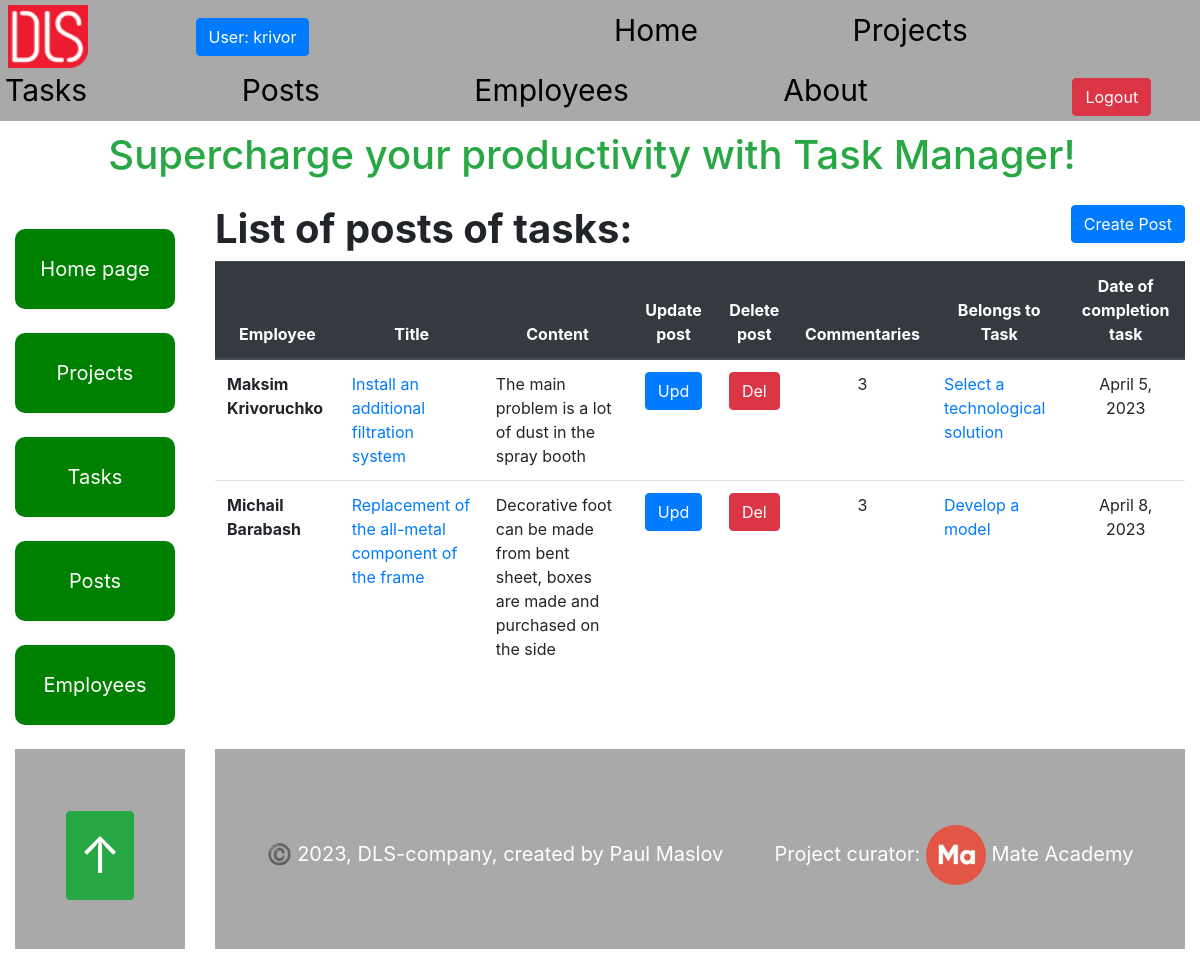
Page /post/ (signed in) on the committed database.
### task_manager/models.py (models this page shows, shortened)
class Employee(AbstractUser):
    position = models.ForeignKey(
        Position,
        null=True,
        blank=True,
        on_delete=models.CASCADE,
        related_name="employees"
    )
    class Meta:
        ordering = ["username"]
        verbose_name = "employee"
        verbose_name_plural = "employees"

class Post(models.Model):
    title = models.CharField(max_length=255)
    content = models.TextField(null=True, blank=True)
    created_time = models.DateTimeField(auto_now_add=True)
    owner = models.OneToOneField(
        settings.AUTH_USER_MODEL, on_delete=models.CASCADE, null=True,
        related_name="post"
    )
    task = models.ForeignKey(
        Task,
        on_delete=models.CASCADE,
        null=True,
        blank=True,
        related_name="post",
    )
    class Meta:
        ordering = ["created_time"]

class Task(models.Model):
    PRIORITY_CHOICES = (
        ("A", "Urgent"),
        ("B", "No_delay"),
        ("C", "Need"),
    )
    name = models.CharField(max_length=255)
    description = models.TextField(null=True, blank=True)
    created_time = models.DateTimeField(auto_now_add=True)
    deadline = models.DateField(null=True, blank=True)
    is_completed = models.BooleanField()
    priority = models.CharField(
        max_length=1,
        choices=PRIORITY_CHOICES,
        default="B"
    )
    project = models.ForeignKey(Project, on_delete=models.CASCADE, related_name="task")
    assignees = models.ManyToManyField(Employee, related_name="task")
    class Meta:
        ordering = ["deadline", "priority"]

### task_manager/views.py (the view)
# urls.py: path("post/", PostListView.as_view(), name="post-list"),
class PostListView(LoginRequiredMixin, generic.ListView):
    model = Post
    queryset = Post.objects.select_related(
        "owner"
    ).prefetch_related(
        "commentaries"
    ).order_by("created_time")
    paginate_by = 5

### templates/task_manager/post_list.html
{% extends "base.html" %}
{% block content %}
  <h1>
    <strong>List of posts of tasks:</strong>
    <a
      class="btn btn-primary"
      style="float: right"
      href="{% url 'task_manager:post-create' %}">
      Create Post
    </a>
  </h1>
  <table class="table">
  <thead class="thead-dark">
    <tr class="text-center">
      <th scope="col">Employee</th>
      <th scope="col">Title</th>
      <th scope="col">Content</th>
      <th scope="col">Update post</th>
      <th scope="col">Delete post</th>
      <th scope="col">Commentaries</th>
      <th scope="col">Belongs to Task</th>
      <th scope="col">Date of completion task</th>
    </tr>
  </thead>
  <tbody>
  {% for post in post_list %}
    <tr>
      <th scope="row">
        {{ post.owner.first_name }} {{ post.owner.last_name }}
      </th>
      <td><a href="{%  url 'task_manager:post-detail' pk=post.id %}">{{ post.title }}</a></td>
      <td>{{ post.content }}</td>
      <td class="text-center">
        <a class="btn btn-primary" href="{% url 'task_manager:post-update' pk=post.id %}">
          Upd
        </a>
      </td>
      <td class="text-center">
        <a class="btn btn-danger" href="{% url 'task_manager:post-delete' pk=post.id %}">
          Del
        </a>
      </td>
      <td class="text-center">{{ post.commentaries.all.count }}</td>
      <td><a href="{% url 'task_manager:task-detail' pk=post.task.id %}">{{ post.task.name }}</a></td>
      <td class="text-center">{{ post.task.deadline }}</td>
    </tr>
  {% endfor %}
  </tbody>
  </table>
{% endblock %}

### templates/includes/navigation.html (shortened to what this page needs)
{% load static %}
<div class="header">
  <span class="logo">
    <a href="https://dls.ua/">
      <img src="{% static 'images/logodls.png'%}" alt="DLS logo">
    </a>
  </span>
   {% if user.is_authenticated %}
     <a
       class="login btn btn-primary"
       href="{% url 'task_manager:employee-detail' pk=user.id %}">
       User: {{ user.username }}
     </a>
     <div class="nav">
       <a class="nav__link" href="{% url 'task_manager:index' %}">Home</a>
       <a class="nav__link" href="{% url 'task_manager:project-list' %}">Projects</a>
       <a class="nav__link" href="{% url 'task_manager:task-list' %}">Tasks</a>
       <a class="nav__link" href="{% url 'task_manager:post-list' %}">Posts</a>
       <a class="nav__link" href="{% url 'task_manager:employee-list' %}">Employees</a>
       <a class="nav__link" href="{% url 'task_manager:about' %}">About</a>
     </div>
     <a class="btn btn-danger" href="{% url 'logout' %}">Logout</a>
   {% endif %}
</div>

### static/css/styles.css (style rules this page uses)
html { scroll-behavior: smooth; }
body { margin: 0; padding: 0; box-sizing: border-box; --button-height: 100px; --button-width: 100px; }
.header { padding: 5px; text-align: left; background-color: darkgray; }
.nav { margin-right: 50px; display: inline; }
.nav__link { margin-right: 150px; display: inline-block; font-size: 30px; color: black; text-decoration: burlywood; }
.logo { margin-right: 100px; padding: 3px; }
.logo img { width: 80px; }
.login { margin-right: 300px; }

### rows in the picture
Employee: username "krivor"
Post: owner.first_name "Maksim", owner.last_name "Krivoruchko", title "Install an additional filtration system", content "The main problem is a lot of dust in the spray booth", commentaries.all.count "3", task.name "Select a technological solution", task.deadline "April 5, 2023"
Post: owner.first_name "Michail", owner.last_name "Barabash", title "Replacement of the all-metal component of the frame", content "Decorative foot can be made from bent sheet, boxes are made and purchased on the side", commentaries.all.count "3", task.name "Develop a model", task.deadline "April 8, 2023"
